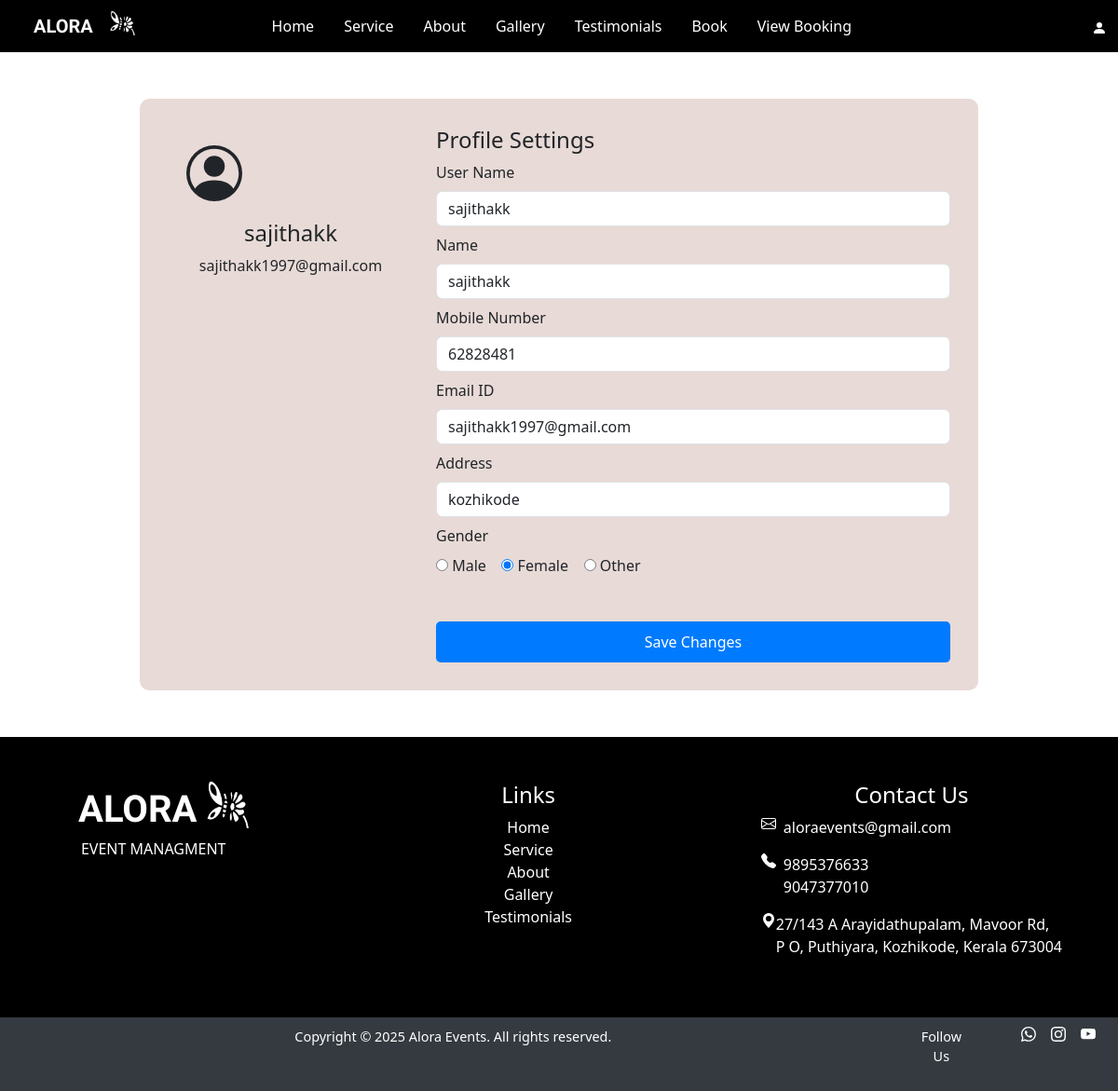
Page /edit (signed in) on the committed database.
### event/models.py (models this page shows, shortened)
class User_details(models.Model):
    user_id=models.ForeignKey(User,on_delete=models.CASCADE)
    phone_number=models.IntegerField()
    address=models.TextField()
    gender=models.CharField(max_length=10)

### event/views.py (the view, shortened to what this page needs)
# urls.py: path('edit',views.Edit,name='edit'),
def Edit(request):
    data=User_details.objects.get(user_id=request.user.id)
    return render(request,'edit.html',{'details':data})

### templates/edit.html (shortened to what this page needs)
{% extends 'alora_user.html' %}
{% load static %}
{% block content %}
    <div class="container profile-container">
        <div class="row">
            <div class="col-md-4 text-center">
                <div class="profile-img">
                </div>
                <h4>{{ details.user_id.username }}</h4>
                <p>{{ details.user_id.email }}</p>
            </div>
            <div class="col-md-8">
                <h4>Profile Settings</h4>
                <form method="POST" action="{% url 'edit' %}">
                    <div class="row">
                        <div class="col-md-12">
                            <label class="form-label">User Name</label>
                            <input type="text" class="form-control" value="{{ details.user_id.username }}" name="uname">
                        </div>
                        <div class="col-md-12 mt-2">
                            <label class="form-label">Name</label>
                            <input type="text" class="form-control" value="{{ details.user_id.first_name }}" name="name">
                        </div>
                        <div class="col-md-12 mt-2">
                            <label class="form-label">Mobile Number</label>
                            <input type="text" class="form-control" value="{{ details.phone_number }}" name="phone">
                        </div>
                        <div class="col-md-12 mt-2">
                            <label class="form-label">Email ID</label>
                            <input type="email" class="form-control" value="{{ details.user_id.email }}" name="email">
                        </div>
                        <div class="col-md-12 mt-2">
                            <label class="form-label">Address</label>
                            <input type="text" class="form-control" value="{{ details.address }}" name="address">
                        </div>
                        <div class="col-md-12 mt-2">
                            <label class="form-label">Gender</label><br>
                            <input type="radio" name="gender" value="Male" {% if details.gender == "Male" %}checked{% endif %}>
                            <label>Male</label>&nbsp;&nbsp;&nbsp;
                            <input type="radio" name="gender" value="Female" {% if details.gender == "Female" %}checked{% endif %}>
                            <label>Female</label>&nbsp;&nbsp;&nbsp;
                            <input type="radio" name="gender" value="Other" {% if details.gender == "Other" %}checked{% endif %}>
                            <label>Other</label>
                        </div>
                    </div>
                    <button type="submit" class="btn btn-save mt-5">Save Changes</button>
                </form>
            </div>
        </div>
    </div>
{% endblock content %}

### templates/alora_user.html (style rules this page uses)
body { background-color: white; }

### templates/edit.html (style rules this page uses)
body { background-color: white; }
.profile-container { max-width: 900px; margin: 50px auto; background: #E8DAD6; padding: 30px; border-radius: 10px; }
.profile-img { width: 100px; height: 100px; background-color: transparent; display: flex; justify-content: center; align-items: center; border-radius: 50%; }
.btn-save { background: #007bff; border: none; color: white; width: 100%; padding: 10px; border-radius: 5px; }

### rows in the picture
User_details: user_id.username "sajithakk", user_id.email "sajithakk1997@gmail.com", uname "sajithakk", name "sajithakk", phone "62828481", email "sajithakk1997@gmail.com", address "kozhikode", gender "☑"
